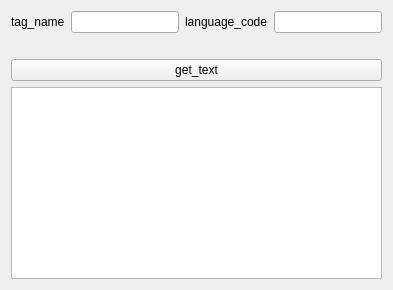
<?xml version="1.0" encoding="UTF-8"?>
<ui version="4.0">
    <!-- Clase inicio -->
    <class>GetTextForm</class>

    <widget class="QWidget" name="centralWidget">
        <layout class="QVBoxLayout" name="vbox_main">

            <!-- Formulario -->
            <item>
                <layout class="QGridLayout" name="form">

                    <item row="0" column="0">
                        <widget class="QLabel" name="label_tag_name">
                            <property name="text"><string>tag_name</string></property>
                        </widget>
                    </item>
                    <item row="0" column="1">
                        <widget class="QLineEdit" name="entry_tag_name">
                        </widget>
                    </item>

                    <item row="0" column="2">
                        <widget class="QLabel" name="label_language_code">
                            <property name="text"><string>language_code</string></property>
                        </widget>
                    </item>
                    <item row="0" column="3">
                        <widget class="QLineEdit" name="entry_language_code">
                        </widget>
                    </item>

                </layout>
            </item>

            <item>
                <widget class="QLabel" name="label_get_text">
                </widget>
            </item>

            <item>
                <widget class="QPushButton" name="button_get_text">
                    <property name="text"> <string>get_text</string> </property>
                </widget>
            </item>


            <!-- Tabla -->
            <item>
                <widget class="QTableWidget" name="table">
                    <property name="wordWrap">
                        <bool>true</bool>
                    </property>
                </widget>
            </item>

        </layout>
    </widget>

    <!-- Clase cierre -->
    <resources/>
    <connections/>
</ui>
